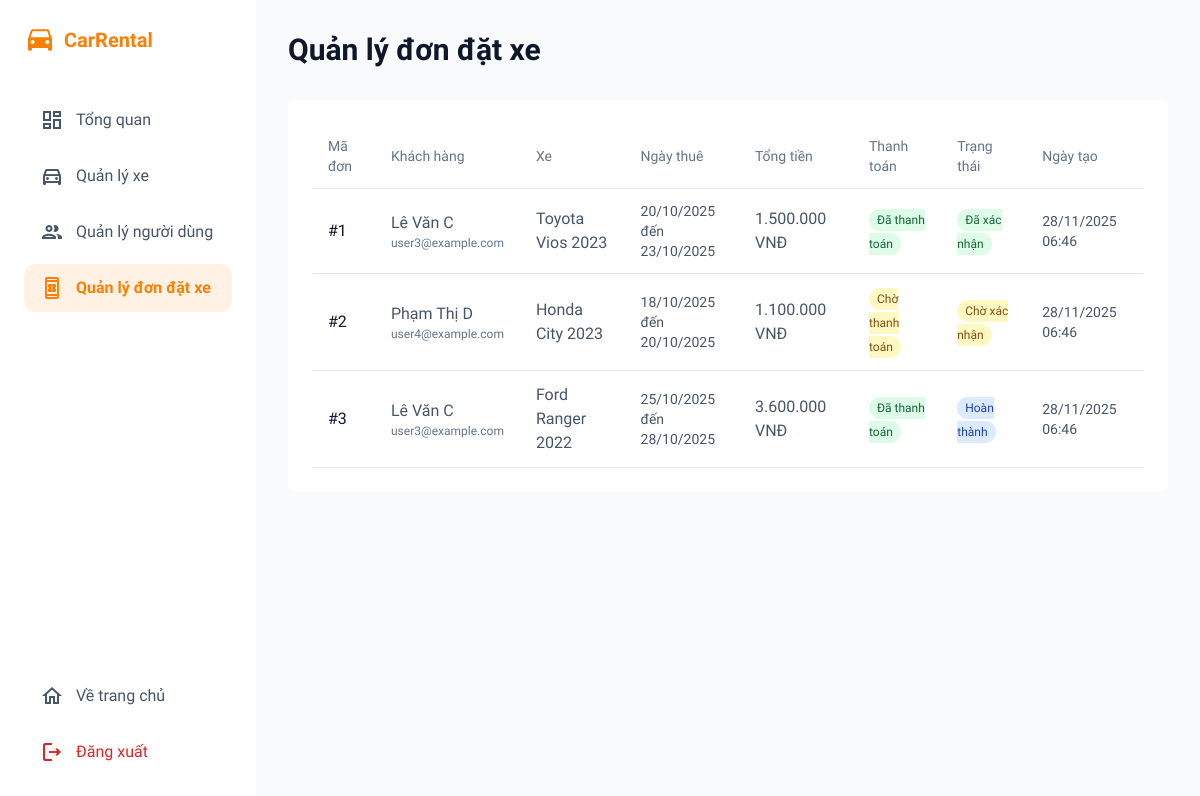
The app's page /admin/bookings.php (signed in) with its own data.
### tables this page shows
CREATE TABLE IF NOT EXISTS bookings (
    id INT AUTO_INCREMENT PRIMARY KEY,
    car_id INT NOT NULL,
    customer_id INT NOT NULL,
    start_date DATE NOT NULL,
    end_date DATE NOT NULL,
    pickup_location VARCHAR(255),
    return_location VARCHAR(255),
    total_price DECIMAL(10,2) NOT NULL,
    status ENUM('pending', 'confirmed', 'rejected', 'completed', 'cancelled') DEFAULT 'pending',
    created_at TIMESTAMP DEFAULT CURRENT_TIMESTAMP,
    FOREIGN KEY (car_id) REFERENCES cars(id) ON DELETE CASCADE,
    FOREIGN KEY (customer_id) REFERENCES users(id) ON DELETE CASCADE
);

CREATE TABLE IF NOT EXISTS users (
    id INT AUTO_INCREMENT PRIMARY KEY,
    username VARCHAR(50) UNIQUE NOT NULL,
    email VARCHAR(100) UNIQUE NOT NULL,
    password VARCHAR(255) NOT NULL,
    role ENUM('user', 'admin', 'host') DEFAULT 'user',
    full_name VARCHAR(100) NOT NULL,
    phone VARCHAR(20),
    avatar VARCHAR(255) DEFAULT NULL,
    created_at TIMESTAMP DEFAULT CURRENT_TIMESTAMP
);

CREATE TABLE IF NOT EXISTS cars (
    id INT AUTO_INCREMENT PRIMARY KEY,
    owner_id INT NOT NULL,
    name VARCHAR(200) NOT NULL,
    description TEXT,
    image VARCHAR(255),
    price_per_day DECIMAL(10,2) NOT NULL,
    car_type VARCHAR(50) NOT NULL,
    seats INT DEFAULT 4,
    transmission ENUM('auto', 'manual') DEFAULT 'auto',
    fuel ENUM('gasoline', 'diesel', 'electric', 'hybrid') DEFAULT 'gasoline',
    rental_type ENUM('self-drive', 'with-driver', 'long-term') DEFAULT 'self-drive',
    location VARCHAR(100) DEFAULT 'hcm',
    status ENUM('available', 'rented', 'maintenance') DEFAULT 'available',
    created_at TIMESTAMP DEFAULT CURRENT_TIMESTAMP,
    FOREIGN KEY (owner_id) REFERENCES users(id) ON DELETE CASCADE
);

CREATE TABLE IF NOT EXISTS payments (
    id INT AUTO_INCREMENT PRIMARY KEY,
    booking_id INT NOT NULL,
    amount DECIMAL(10,2) NOT NULL,
    payment_method VARCHAR(50) NOT NULL,
    transaction_id VARCHAR(255),
    status ENUM('pending', 'completed', 'failed', 'refunded', 'cancelled') DEFAULT 'pending',
    created_at TIMESTAMP DEFAULT CURRENT_TIMESTAMP,
    FOREIGN KEY (booking_id) REFERENCES bookings(id) ON DELETE CASCADE
);

### config/session.php (called while the page is built, shortened)
<?php
function getBasePath() {
    static $base_path = null;
    $script_name = $_SERVER['SCRIPT_NAME'];
    $script_dir = dirname($script_name);
    $parts = explode('/', trim($script_dir, '/'));
    $subdirs = ['auth', 'cars', 'admin', 'client', 'host', 'api', 'config'];
    foreach ($subdirs as $subdir) {
        $pos = array_search($subdir, $parts);
        if ($pos !== false && $pos > 0) {
            $base_parts = array_slice($parts, 0, $pos);
            $base_path = '/' . implode('/', $base_parts);
            return $base_path;
        }
    }
    return $base_path;
}
?>

### config/helpers.php (called while the page is built, shortened)
<?php
function formatCurrency($amount) {
    return number_format($amount, 0, ',', '.') . ' VNĐ';
}
?>

### admin/bookings.php (the view, shortened to what this page needs)
<?php
require_once '../config/database.php';
require_once '../config/session.php';
require_once '../config/helpers.php';
$base_path = getBasePath();
$stmt = $conn->query("SELECT b.*,
    c.name as car_name,
    u.full_name as customer_name, u.email as customer_email,
    p.status as payment_status
    FROM bookings b
    JOIN cars c ON b.car_id = c.id
    JOIN users u ON b.customer_id = u.id
    LEFT JOIN payments p ON b.id = p.booking_id
    ORDER BY b.created_at DESC");
$bookings = $stmt->fetch_all(MYSQLI_ASSOC);
?>
<!DOCTYPE html>
<html class="light" lang="vi">
<head>
    <script src="https://cdn.tailwindcss.com?plugins=forms,typography"></script>
</head>
<body class="font-display bg-background-light dark:bg-background-dark text-slate-900 dark:text-slate-100">
<div class="flex h-screen">
    <aside class="w-64 flex-shrink-0 bg-white dark:bg-zinc-800 p-6 flex flex-col justify-between">
        <div>
            <a href="<?php echo $base_path ? $base_path . '/index.php' : '../index.php'; ?>" class="flex items-center gap-2 mb-10">
                <span class="text-xl font-bold text-primary">CarRental</span>
            </a>
            <nav class="flex flex-col gap-2">
                <a class="flex items-center gap-3 px-4 py-2 rounded hover:bg-slate-100 dark:hover:bg-zinc-700 text-slate-600 dark:text-slate-300" href="<?php echo $base_path ? $base_path . '/admin/dashboard.php' : 'dashboard.php'; ?>">
                    <span class="material-icons-outlined text-2xl">dashboard</span>
                    <span>Tổng quan</span>
                </a>
                <a class="flex items-center gap-3 px-4 py-2 rounded hover:bg-slate-100 dark:hover:bg-zinc-700 text-slate-600 dark:text-slate-300" href="<?php echo $base_path ? $base_path . '/admin/cars.php' : 'cars.php'; ?>">
                    <span class="material-icons-outlined text-2xl">directions_car</span>
                    <span>Quản lý xe</span>
                </a>
                <a class="flex items-center gap-3 px-4 py-2 rounded hover:bg-slate-100 dark:hover:bg-zinc-700 text-slate-600 dark:text-slate-300" href="<?php echo $base_path ? $base_path . '/admin/users.php' : 'users.php'; ?>">
                    <span class="material-icons-outlined text-2xl">group</span>
                    <span>Quản lý người dùng</span>
                </a>
                <a class="flex items-center gap-3 px-4 py-2 rounded bg-primary/10 text-primary font-semibold" href="<?php echo $base_path ? $base_path . '/admin/bookings.php' : 'bookings.php'; ?>">
                    <span class="material-icons-outlined text-2xl">book_online</span>
                    <span>Quản lý đơn đặt xe</span>
                </a>
            </nav>
        </div>
        <div>
            <a class="flex items-center gap-3 px-4 py-2 rounded hover:bg-slate-100 dark:hover:bg-zinc-700 text-slate-600 dark:text-slate-300" href="<?php echo $base_path ? $base_path . '/index.php' : '../index.php'; ?>">
                <span class="material-icons-outlined text-2xl">home</span>
                <span>Về trang chủ</span>
            </a>
            <a class="flex items-center gap-3 px-4 py-2 rounded hover:bg-red-50 dark:hover:bg-red-900/20 text-red-600 dark:text-red-400 mt-2" href="<?php echo $base_path ? $base_path . '/auth/logout.php' : '../auth/logout.php'; ?>">
                <span class="material-icons-outlined text-2xl">logout</span>
                <span>Đăng xuất</span>
            </a>
        </div>
    </aside>
    <main class="flex-1 p-8 overflow-y-auto">
        <header class="flex justify-between items-center mb-8">
            <h1 class="text-3xl font-bold">Quản lý đơn đặt xe</h1>
        </header>
        <section class="bg-white dark:bg-zinc-800 p-6 rounded-lg">
            <div class="overflow-x-auto">
                <table class="w-full text-left">
                    <thead class="text-sm text-slate-500 dark:text-slate-400 border-b border-slate-200 dark:border-zinc-700">
                        <tr>
                            <th class="py-3 px-4 font-medium">Mã đơn</th>
                            <th class="py-3 px-4 font-medium">Khách hàng</th>
                            <th class="py-3 px-4 font-medium">Xe</th>
                            <th class="py-3 px-4 font-medium">Ngày thuê</th>
                            <th class="py-3 px-4 font-medium">Tổng tiền</th>
                            <th class="py-3 px-4 font-medium">Thanh toán</th>
                            <th class="py-3 px-4 font-medium">Trạng thái</th>
                            <th class="py-3 px-4 font-medium">Ngày tạo</th>
                        </tr>
                    </thead>
                    <tbody>
                        <?php if (empty($bookings)): ?>
                            <tr>
                                <td colspan="8" class="py-8 text-center text-slate-500">Chưa có đơn đặt nào</td>
                            </tr>
                        <?php else: ?>
                            <?php foreach ($bookings as $booking): ?>
                                <tr class="border-b border-slate-200 dark:border-zinc-700">
                                    <td class="py-3 px-4 font-medium">#<?php echo $booking['id']; ?></td>
                                    <td class="py-3 px-4">
                                        <div class="text-slate-600 dark:text-slate-300"><?php echo htmlspecialchars($booking['customer_name']); ?></div>
                                        <div class="text-xs text-slate-500"><?php echo htmlspecialchars($booking['customer_email']); ?></div>
                                    </td>
                                    <td class="py-3 px-4 text-slate-600 dark:text-slate-300"><?php echo htmlspecialchars($booking['car_name']); ?></td>
                                    <td class="py-3 px-4 text-slate-600 dark:text-slate-300 text-sm">
                                        <?php echo date('d/m/Y', strtotime($booking['start_date'])); ?><br>
                                        đến <?php echo date('d/m/Y', strtotime($booking['end_date'])); ?>
                                    </td>
                                    <td class="py-3 px-4 text-slate-600 dark:text-slate-300"><?php echo formatCurrency($booking['total_price']); ?></td>
                                    <td class="py-3 px-4">
                                        <?php
                                        $payment_classes = [
                                            'completed' => 'bg-green-100 dark:bg-green-900/50 text-green-800 dark:text-green-300',
                                            'pending' => 'bg-yellow-100 dark:bg-yellow-900/50 text-yellow-800 dark:text-yellow-300',
                                            'failed' => 'bg-red-100 dark:bg-red-900/50 text-red-800 dark:text-red-300'
                                        ];
                                        $payment_text = [
                                            'completed' => 'Đã thanh toán',
                                            'pending' => 'Chờ thanh toán',
                                            'failed' => 'Thất bại'
                                        ];
                                        $payment_status = $booking['payment_status'] ?? 'pending';
                                        ?>
                                        <span class="px-2 py-1 text-xs font-medium rounded-full <?php echo $payment_classes[$payment_status] ?? ''; ?>">
                                            <?php echo $payment_text[$payment_status] ?? 'N/A'; ?>
                                        </span>
                                    </td>
                                    <td class="py-3 px-4">
                                        <?php
                                        $status_classes = [
                                            'pending' => 'bg-yellow-100 dark:bg-yellow-900/50 text-yellow-800 dark:text-yellow-300',
                                            'confirmed' => 'bg-green-100 dark:bg-green-900/50 text-green-800 dark:text-green-300',
                                            'rejected' => 'bg-red-100 dark:bg-red-900/50 text-red-800 dark:text-red-300',
                                            'completed' => 'bg-blue-100 dark:bg-blue-900/50 text-blue-800 dark:text-blue-300',
                                            'cancelled' => 'bg-slate-100 dark:bg-slate-900/50 text-slate-800 dark:text-slate-300'
                                        ];
                                        $status_text = [
                                            'pending' => 'Chờ xác nhận',
                                            'confirmed' => 'Đã xác nhận',
                                            'rejected' => 'Đã từ chối',
                                            'completed' => 'Hoàn thành',
                                            'cancelled' => 'Đã hủy'
                                        ];
                                        ?>
                                        <span class="px-2 py-1 text-xs font-medium rounded-full <?php echo $status_classes[$booking['status']] ?? ''; ?>">
                                            <?php echo $status_text[$booking['status']] ?? $booking['status']; ?>
                                        </span>
                                    </td>
                                    <td class="py-3 px-4 text-slate-600 dark:text-slate-300 text-sm"><?php echo date('d/m/Y H:i', strtotime($booking['created_at'])); ?></td>
                                </tr>
                            <?php endforeach; ?>
                        <?php endif; ?>
                    </tbody>
                </table>
            </div>
        </section>
    </main>
</div>
</body>
</html>

### admin/bookings.php (style rules this page uses)
.material-icons-outlined { font-size: inherit; }

### records on screen
bookings: id "1", customer.full_name "Lê Văn C", customer.email "user3@example.com", car.name "Toyota Vios 2023", start_date "20/10/2025", end_date "23/10/2025", total_price "1.500.000 VNĐ", payments.status "Đã thanh toán", status "Đã xác nhận", created_at "28/11/2025 06:46"
bookings: id "2", customer.full_name "Phạm Thị D", customer.email "user4@example.com", car.name "Honda City 2023", start_date "18/10/2025", end_date "20/10/2025", total_price "1.100.000 VNĐ", payment_status "Chờ thanh toán", status "Chờ xác nhận", created_at "28/11/2025 06:46"
bookings: id "3", customer.full_name "Lê Văn C", customer.email "user3@example.com", car.name "Ford Ranger 2022", start_date "25/10/2025", end_date "28/10/2025", total_price "3.600.000 VNĐ", payments.status "Đã thanh toán", status "Hoàn thành", created_at "28/11/2025 06:46"
